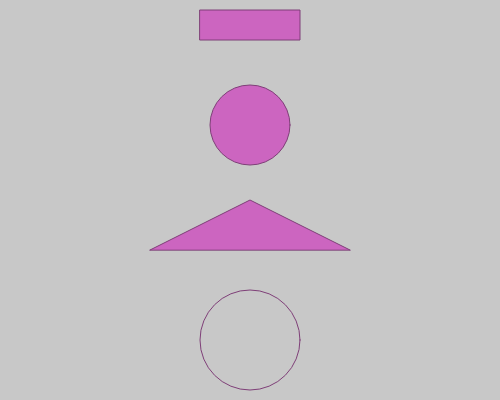
Frame 1 (no input)
Frame 60 (no input): identical to frame 1, image omitted
Frame 120 (the mouse pressed at the canvas centre since frame 60): identical to frame 1, image omitted

The p5.js sketch that drew this single still picture (run headless with seeded random() and noise() and a simulated clock; from frame 60 on, the mouse is pressed at the canvas centre):

// p5.js sketch
// ── sketch.js
function setup() {

	//Canvas Size
	createCanvas(500, 400);
	//background color
	background(200);

	//set colors
	fill(204, 101, 192);
	//noStroke();
	stroke(127, 63, 120);

	//Shapes
	//
	rect(200, 10, 100, 30);

	ellipse(250, 125, 80, 80);

	triangle(150, 250, 250, 200, 350, 250);

	//set colors
	noFill();
	//noStroke();
	ellipse(250, 340, 100, 100);

}


function draw() {
	
}


//コメントアウト(１行)

/*
	コメントアウト（複数行）
	コメントアウト
	コメントアウト
 */

/*
rect(x, y, width, height);

ellipse(x, y, width, height);

triangle(x1, y1, x2, y2, x3, y3);

*/
